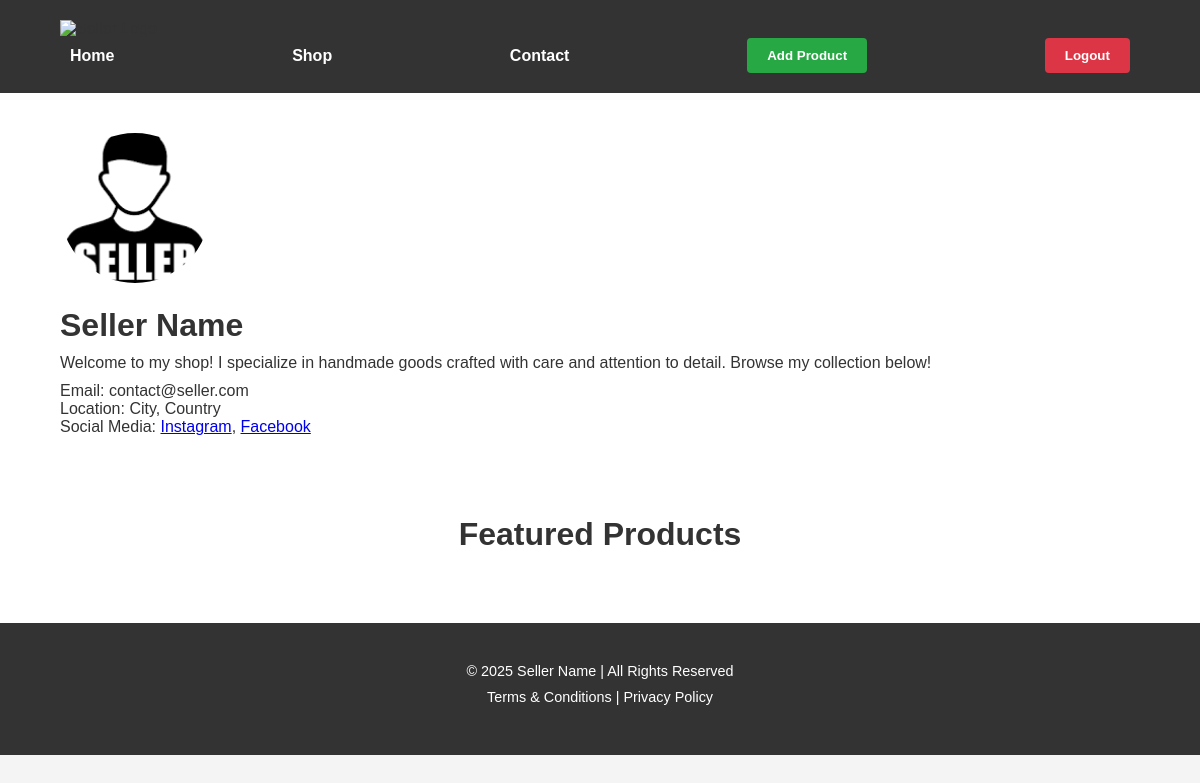
/sellerview, run on an earlier commit of the app's database.
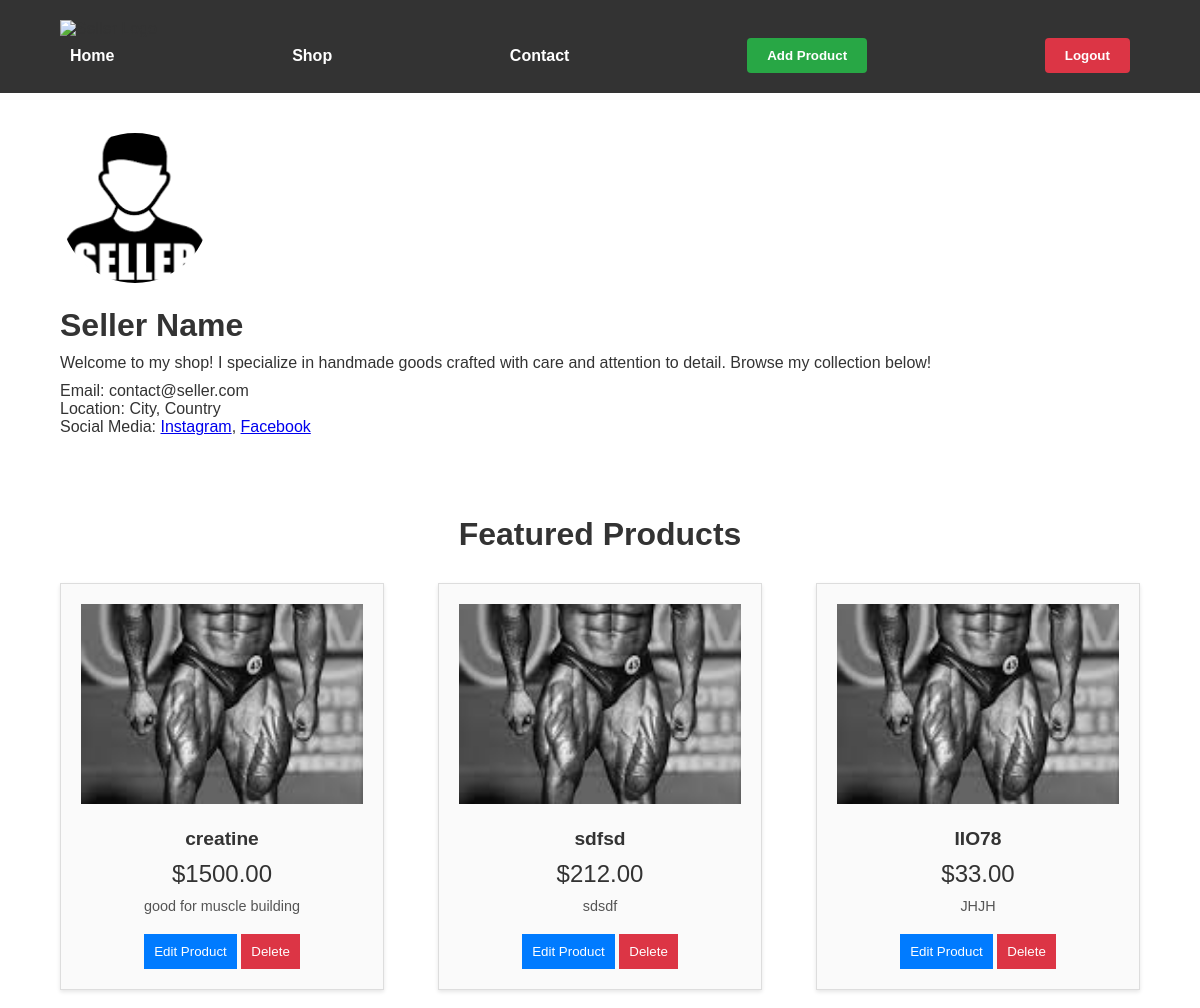
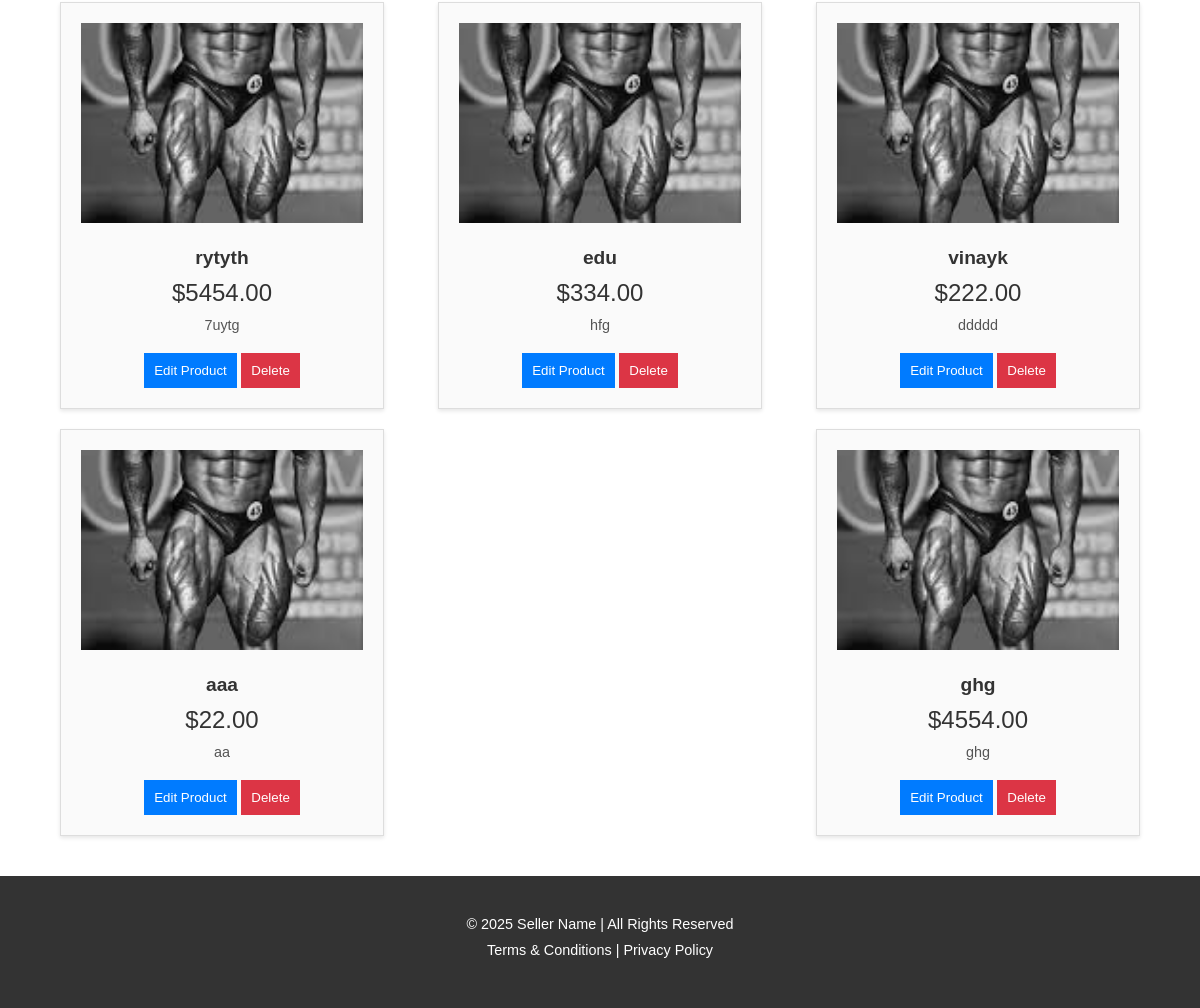
And on a later commit of the database (2 pictures, top to bottom).
### amazon_store/models.py (models this page shows)
class Product(models.Model):
    title = models.CharField(max_length=255)
    description = models.TextField()
    price = models.DecimalField(max_digits=10, decimal_places=2)
    image = models.ImageField(upload_to='product_images/', null=True, blank=True)
    category = models.CharField(max_length=255)

### amazon_store/views.py (the view)
# urls.py: path('sellerview',views.sellerview,name='sellerview'),
def sellerview(request):
    products = Product.objects.all()
    return render(request, 'seller/seller.html', {'products': products})

### templates/seller/seller.html (shortened to what this page needs)
{% load static %}
<!DOCTYPE html>
<html lang="en">
<head>
</head>
<body>
    <header>
        <div class="container">
            <img src="{% static 'logo.png' %}" alt="Seller Logo" class="logo">
            <nav>
                <ul>
                    <li><a href="{% url 'home' %}">Home</a></li>
                    <li><a href="#">Shop</a></li>
                    <li><a href="#">Contact</a></li>
                    <li><a href="{% url 'add_product' %}"><button class="add-btn">Add Product</button></a></li>
                    <li><a href="{% url 'logout' %}"><button class="logout-btn">Logout</button></a></li>
                </ul>
            </nav>
        </div>
    </header>
    <section class="profile">
        <div class="container">
            <img src="{% static 'seller.png' %}" alt="Seller Profile Picture" class="profile-img">
            <div class="profile-info">
                <h1>Seller Name</h1>
                <p>Welcome to my shop! I specialize in handmade goods crafted with care and attention to detail. Browse my collection below!</p>
                <ul>
                    <li>Email: contact@seller.com</li>
                    <li>Location: City, Country</li>
                    <li>Social Media: <a href="#">Instagram</a>, <a href="#">Facebook</a></li>
                </ul>
            </div>
        </div>
    </section>
    <section class="products">
        <div class="container">
            <h2>Featured Products</h2>
            <div class="product-list">
                {% for product in products %}
                <div class="product">
                    <img src="{% if product.image %}{{ product.image.url }}{% else %}{% static 'placeholder.jpg' %}{% endif %}" alt="Product Image">
                    <h3>{{ product.title }}</h3>
                    <p class="price">${{ product.price|floatformat:2 }}</p>
                    <p class="description">{{ product.description }}</p>
                    <button class="edit-btn"><a href="{% url 'edit_product' id=product.id %}">Edit Product</a></button>
                    <button class="delete-btn"><a href="{% url 'delete_product' id=product.id %}">Delete</a></button>
                </div>
                {% endfor %}
            </div>
        </div>
    </section>
    <section class="footer">
        <div class="container">
            <p>&copy; 2025 Seller Name | All Rights Reserved</p>
            <p>Terms & Conditions | Privacy Policy</p>
        </div>
    </section>
</body>
</html>

### templates/seller/seller.html (style rules this page uses)
* { margin: 0; padding: 0; box-sizing: border-box; }
body { font-family: Arial, sans-serif; background-color: #f4f4f4; color: #333; }
.container { width: 90%; max-width: 1200px; margin: 0 auto; }
header { background-color: #333; padding: 20px 0; }
header .logo { width: 150px; }
header nav ul { list-style: none; display: flex; justify-content: space-between; align-items: center; }
header nav ul li { margin: 0 10px; }
header nav ul li a { color: white; text-decoration: none; font-weight: bold; }
header nav ul li .add-btn, header nav ul li .logout-btn { background-color: #28a745; color: white; padding: 10px 20px; border: none; cursor: pointer; font-weight: bold; border-radius: 4px; transition: background-color 0.3s; }
header nav ul li .logout-btn { background-color: #dc3545; }
.profile, .products, .footer { padding: 40px 0; background-color: #fff; }
.profile-img { width: 150px; border-radius: 50%; margin-bottom: 20px; }
.profile-info h1 { font-size: 2rem; margin-bottom: 10px; }
.profile-info p { margin-bottom: 10px; }
.profile-info ul { list-style: none; }
.products h2 { text-align: center; margin-bottom: 30px; font-size: 2rem; }
.product-list { display: flex; flex-wrap: wrap; justify-content: space-between; gap: 20px; }
.product { background-color: #fafafa; border: 1px solid #ddd; padding: 20px; flex: 0 1 30%; text-align: center; box-shadow: 0 2px 4px rgba(0, 0, 0, 0.1); transition: transform 0.3s ease; }
.product img { width: 100%; max-height: 200px; object-fit: cover; margin-bottom: 20px; }
.product h3 { font-size: 1.2rem; margin-bottom: 10px; }
.product .price { font-size: 1.5rem; color: #333; margin-bottom: 10px; }
.product .description { font-size: 0.9rem; margin-bottom: 20px; color: #555; }
.product button { padding: 10px; border: none; cursor: pointer; transition: background-color 0.3s; }
.product button a { color: white; text-decoration: none; }
.product button.edit-btn { background-color: #007bff; }
.product button.delete-btn { background-color: #dc3545; }
.footer { background-color: #333; color: white; text-align: center; }
.footer p { margin-bottom: 10px; font-size: 0.9rem; }

What changed in the data, as far as the page shows it:
added Product: image (picture), title "creatine", price "1500.00", description "good for muscle building"
added Product: image (picture), title "sdfsd", price "212.00", description "sdsdf"
added Product: image (picture), title "IIO78", price "33.00", description "JHJH"
added Product: image (picture), title "rytyth", price "5454.00", description "7uytg"
added Product: image (picture), title "edu", price "334.00", description "hfg"
added Product: image (picture), title "vinayk", price "222.00", description "ddddd"
added Product: image (picture), title "aaa", price "22.00", description "aa"
added Product: image (picture), title "ghg", price "4554.00", description "ghg"
